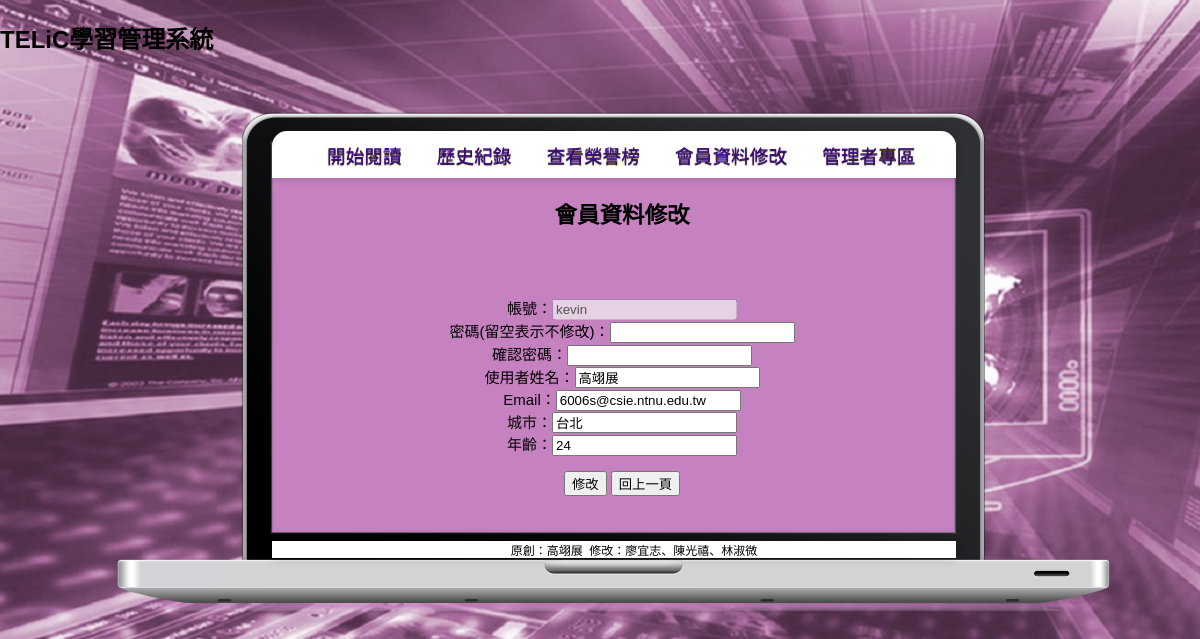
The app's page /connect.php (signed in) with its own data.
### tables this page shows
CREATE TABLE IF NOT EXISTS `member` (
  `account` varchar(20) NOT NULL,
  `password` varchar(20) NOT NULL,
  `username` varchar(20) NOT NULL,
  `email` varchar(50) NOT NULL,
  `country` varchar(20) NOT NULL,
  `age` int(11) NOT NULL,
  `read_num` int(255) NOT NULL DEFAULT '0',
  PRIMARY KEY (`account`),
  UNIQUE KEY `account` (`account`)
);

### connect.php (the view, shortened to what this page needs)
<!DOCTYPE html PUBLIC "-//W3C//DTD XHTML 1.0 Transitional//EN" "http://www.w3.org/TR/xhtml1/DTD/xhtml1-transitional.dtd">
<html xmlns="http://www.w3.org/1999/xhtml">
<head>
<?php
if (!isset($_SESSION['normal_user']))
{
	echo"帳號密碼錯誤";
	echo '<meta http-equiv="refresh" content="1;url=login.php">';
	exit;
}
else
{
$id = $_SESSION['id'];
$pw = $_SESSION['pw'];
$sql = "SELECT * FROM member where account='$id' and password='$pw'";
$row = mysql_fetch_array(mysql_query($sql));
}
?>
<link rel="stylesheet" type="text/css" href="css/style.css">
</head>
<body>
<h2>TELiC學習管理系統</h2>
	<br>
	<div id="main">
	<div id="menu">
	<nav>
	<ul>
		<li><a href="reading_connect.php">開始閱讀</a></li>
		<li><a href="record_connect.php">歷史紀錄</a></li>
		<li><a href="honor.php">查看榮譽榜</a></li>
		<li><a href="connect.php">會員資料修改</a></li>
		<li><a href="manager_login.php">管理者專區</a></li>
	</ul>
	</nav>
	</div>
	<div id="CONTENT">
	<p>
		<center>
		<h2>會員資料修改<br/></h2>
		<br/>
		<br/>
				<form name="form" method="post" action="member_update.php">
					<p>
					帳號：<input type="text" name="account" value="<?php echo $row['account']; ?>" disabled="true"/> <br>
					密碼(留空表示不修改)：</h1><input type="password" name="pw" /> <br>
					確認密碼：</h1><input type="password" name="pwconfirm" /> <br>
					使用者姓名：</h1><input type="text" name="username" value="<?php echo $row['username']; ?>" /> <br>
					Email：</h1><input type="text" name="email" value="<?php echo $row['email']; ?>" /> <br>
					城市：</h1><input type="text" name="country" value="<?php echo $row['country']; ?>" /> <br>
					年齡：</h1><input type="text" name="age" value="<?php echo $row['age']; ?>" /> <br>
					</p>
					<input type="submit" name="button" value="修改" />
					<input type="button" value="回上一頁" onclick="javascript:history.back(1)" />
				</form>
		</center>
		<br/>
		<br/>
	</p>
	</div>
	<div id="FOOTER">
		<nav>
		<center><ul><li>原創：高翊展&nbsp;&nbsp;修改：廖宜志、陳光禧、林淑微</li></ul></center>
		</nav>
	</div>
</div>
</body>
</html>

### CSS/style.css (style rules this page uses)
BODY { PADDING-RIGHT: 0px; PADDING-LEFT: 0px; PADDING-BOTTOM: 0px; MARGIN: 0px; PADDING-TOP: 0px; FONT-FAMILY: verdana, arial, times, georgia, sans-serif; BACKGROUND-COLOR:#B93B8F; background-image:url(004.jpg); background-repeat: no-repeat; background-position: 45.5% 18%; }
A { COLOR:#40a7d6 ; TEXT-DECORATION: none }
#menu ul { position: relative;top:20px;;left:16%; -webkit-border-radius: 15px 15px 0px 0px; font-size: 14pt; WIDTH:644px; background: #fff; box-shadow: 0 0 10px rgba(0, 0, 0, 0.2); white-space: nowrap; text-shadow:0px 1px 1px #000000; }
#menu ul li { position: relative; }
#menu ul li a { text-decoration: none; color: #460987; padding: 10px 15px; display: block; }
#menu ul li a:only-child { background: none; }
#menu nav > ul > li { display: inline-block; }
#main { position:relative;left:1%;right :100%; font-size:12px; BORDER-RIGHT: gray 0px groove; BORDER-TOP: gray 0px groove; MARGIN: 0px auto; BORDER-LEFT: gray 0px groove; WIDTH:1000px; BORDER-BOTTOM: gray 0px groove; min-height: 500px; height: auto; -webkit-border-radius: 15px 15px 0px 0px; border-radius: 15px 15px px px; background-image:url(000.png); }
#CONTENT { position:relative;left:1%;right :100%;top:20px; font-size:15px; BORDER-RIGHT: gray 0px groove; BORDER-TOP: gray 0px groove; MARGIN: 0px auto; BORDER-LEFT: gray 0px groove; WIDTH:1000px; BORDER-BOTTOM: gray 0px groove; min-height: 352px; height: auto; -webkit-border-radius: 15px 15px 0px 0px; }
#FOOTER ul { list-style:none; WIDTH:644px; background: #fff; box-shadow: 0 0 10px rgba(0, 0, 0, 0.2); white-space: nowrap; position: relative;left:0.2%; }
#FOOTER ul li { position: relative; }

### records on screen
member: account "kevin", username "高翊展", email "6006s@csie.ntnu.edu.tw", country "台北", age "24"
